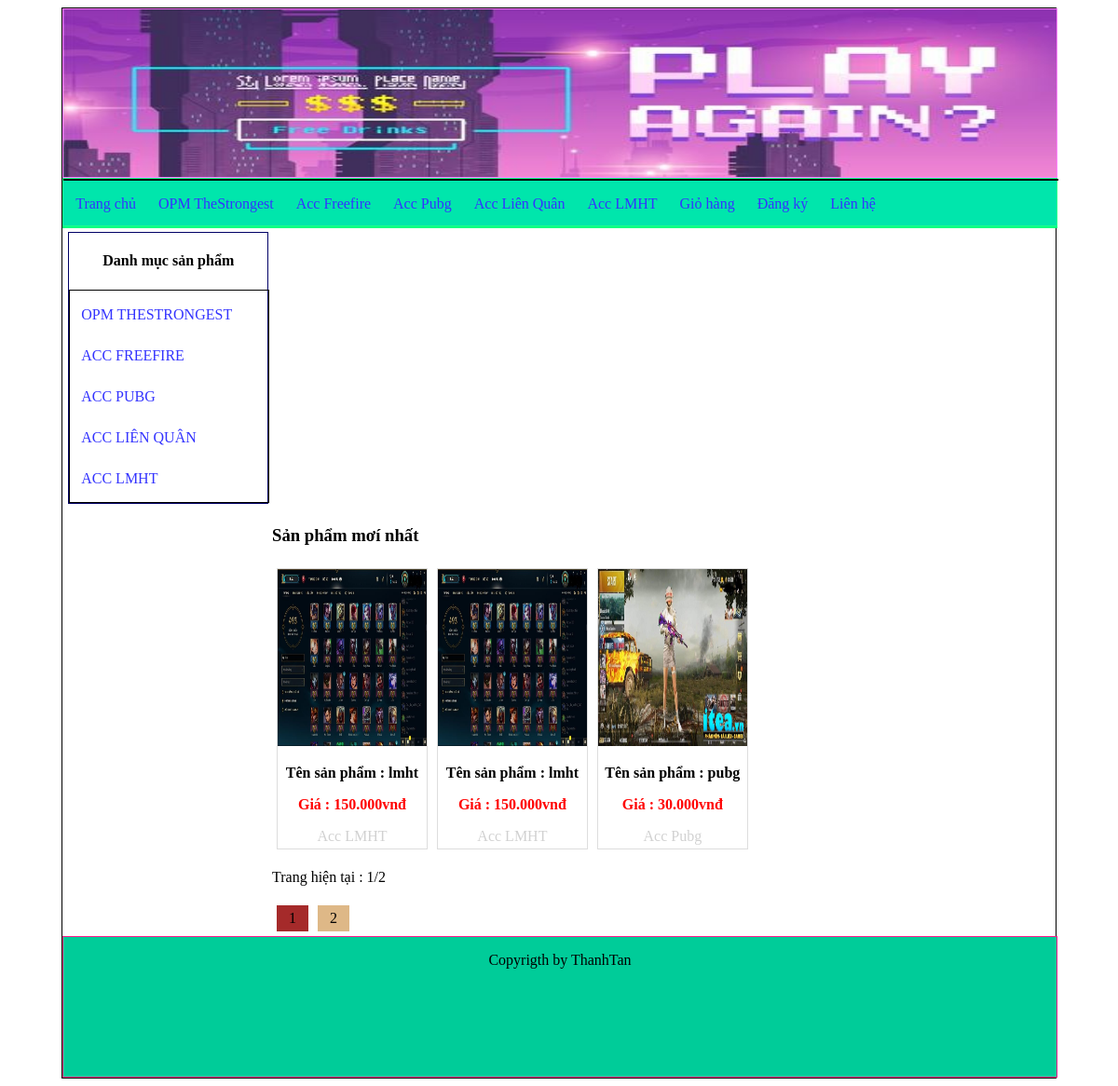
The page / on the database its author committed.
### tables this page shows
CREATE TABLE `tbl_danhmuc` (
  `id_danhmuc` int(11) NOT NULL,
  `tendanhmuc` varchar(100) NOT NULL,
  `thutu` int(11) NOT NULL
);

CREATE TABLE `tbl_sanpham` (
  `id_sanpham` int(11) NOT NULL,
  `tensanpham` varchar(250) NOT NULL,
  `masp` varchar(100) NOT NULL,
  `giasp` varchar(50) NOT NULL,
  `soluong` int(11) NOT NULL,
  `hinhanh` varchar(50) NOT NULL,
  `tomtat` text NOT NULL,
  `noidung` text NOT NULL,
  `tinhtrang` int(11) NOT NULL,
  `id_danhmuc` int(11) NOT NULL
);

### pages/main/index.php (the view, shortened to what this page needs)
<?php
	if(isset($_GET['trang'])){
		$page = $_GET['trang'];
	}else{
		$page = 1;
	}
	if($page == '' || $page == 1){
		$begin = 0;
	}else{
		$begin = ($page*3)-3;
	}
	$sql_pro = "SELECT * FROM tbl_sanpham,tbl_danhmuc WHERE tbl_sanpham.id_danhmuc=tbl_danhmuc.id_danhmuc ORDER BY tbl_sanpham.id_sanpham DESC LIMIT $begin,3";
	$query_pro = mysqli_query($mysqli,$sql_pro);
?>
<h3>Sản phẩm mơí nhất</h3>
				<ul class="product_list">
					<?php
					while($row = mysqli_fetch_array($query_pro)){
					?>
					<li>
						<a href="index.php?quanly=sanpham&id=<?php echo $row['id_sanpham'] ?>">
							<img src="admin/modules/quanlysp/uploads/<?php echo $row['hinhanh'] ?>">
							<p class="title_product">Tên sản phẩm : <?php echo $row['tensanpham'] ?></p>
							<p class="price_product">Giá : <?php echo number_format($row['giasp'],0,',','.').'vnđ' ?></p>
							<p style="text-align: center;color:#d1d1d1"><?php echo $row['tendanhmuc'] ?></p>
						</a>
					</li>
					<?php
					}
					?>
				</ul>
				<?php
				$sql_trang = mysqli_query($mysqli,"SELECT * FROM tbl_sanpham");
				$row_count = mysqli_num_rows($sql_trang);
				$trang = ceil($row_count/3);
				?>
				<p>Trang hiện tại : <?php echo $page ?>/<?php echo $trang ?> </p>
				<ul class="list_trang">
					<?php
					for($i=1;$i<=$trang;$i++){
					?>
						<li <?php if($i==$page){echo 'style="background: brown;"';}else{ echo ''; }  ?>><a href="index.php?trang=<?php echo $i ?>"><?php echo $i ?></a></li>
					<?php
					}
					?>
				</ul>

### pages/menu.php (shortened to what this page needs)
<?php
    $sql_danhmuc = "SELECT * FROM tbl_danhmuc ORDER BY id_danhmuc DESC";
    $query_danhmuc = mysqli_query($mysqli,$sql_danhmuc);
?>
<div class="menu">
        <ul class="list_menu">
            <li><a href="index.php">Trang chủ</a></li>
            <?php  while($row_danhmuc = mysqli_fetch_array($query_danhmuc)){
    ?>
            <li><a href="index.php?quanly=danhmuc&id=<?php echo $row_danhmuc['id_danhmuc'] ?>"><?php echo $row_danhmuc['tendanhmuc']?></a></li>
            <?php } ?>
            <li><a href="index.php?quanly=giohang">Giỏ hàng</a></li>
            <?php
				if(isset($_SESSION['dangky'])){
				?>
				<li><a href="index.php?dangxuat=1">Đăng xuất</a></li>
				<li><a href="index.php?quanly=thaydoimatkhau">Thay đổi MK</a></li>
				<?php
				}else{
				?>
				<li><a href="index.php?quanly=dangky">Đăng ký</a></li>
				<?php
				}
				?>
            <li><a href="index.php?quanly=lienhe">Liên hệ</a></li>
        </ul>
</div>

### pages/sidebar/sidebar.php
<div class="sidebar">
				<h4 style="text-align:center">Danh mục sản phẩm</h4>
				<ul class="list_sidebar">
					<?php
						$sql_danhmuc = "SELECT * FROM tbl_danhmuc ORDER BY id_danhmuc DESC";
						$query_danhmuc = mysqli_query($mysqli,$sql_danhmuc);
						while($row = mysqli_fetch_array($query_danhmuc)){
					?>
					<li style="text-transform: uppercase;"><a href="index.php?quanly=danhmuc&id=<?php echo $row['id_danhmuc'] ?>"><?php echo $row['tendanhmuc'] ?></a></li>
					<?php
					}
					?>
				</ul>
			</div>

### style.css (style rules this page uses)
.menu { border:1px solid #1aff8c; height: 50px; width: 100%; background: #00e6ac; }
ul.list_menu { padding: 0; margin: 0; width: 100%; border: 1px solid ; list-style: none; margin: 0 auto; line-height: 27px; }
ul.list_menu li a { text-decoration: none; text-align: center; color: #3333ff; }
ul.list_menu li { float: left; margin: 7px; padding: 5px; }
.sidebar { border:1px solid #000066; height: auto; width: 20%; margin-top:5px; margin-left:5px; float: left; }
ul.list_sidebar { padding: 0; margin: 0; width: 100%; border: 1px solid ; list-style: none; line-height: 27px; }
ul.list_sidebar li a { text-decoration: none; text-align: left; color: #3333ff; display: block; }
ul.list_sidebar li { margin: 7px; padding: 5px; }
ul.product_list { padding: 0; margin: 0; list-style: none; width: 100%; }
ul.product_list li img { height: 190px; }
ul.product_list li { width: 19%; border: 1px solid #ddd; margin: 5px; float: left; height: 300px; }
ul.product_list li a { text-decoration: none; }
ul.product_list li img { width: 100%; }
p.price_product { text-align: center; color: red; font-size: 16px; font-weight: bold; }
p.title_product { text-align: center; color: #000; font-size: 16px; font-weight: bold; }

### pages/main/index.php (style rules this page uses)
ul.list_trang { padding: 0; margin: 0; list-style: none; }
ul.list_trang li { float: left; padding: 5px 13px; margin: 5px; background: burlywood; display: block; }
ul.list_trang li a { color: #000; text-align: center; text-decoration: none; }

### rows shown on the page
tbl_danhmuc: tendanhmuc "OPM TheStrongest", tendanhmuc "OPM THESTRONGEST"
tbl_danhmuc: tendanhmuc "Acc Freefire", tendanhmuc "ACC FREEFIRE"
tbl_danhmuc: tendanhmuc "Acc Pubg", tendanhmuc "ACC PUBG"
tbl_danhmuc: tendanhmuc "Acc Liên Quân", tendanhmuc "ACC LIÊN QUÂN"
tbl_danhmuc: tendanhmuc "Acc LMHT", tendanhmuc "ACC LMHT"
tbl_sanpham: hinhanh (picture), tensanpham "lmht", giasp "150.000", id_danhmuc.tendanhmuc "Acc LMHT"
tbl_sanpham: hinhanh (picture), tensanpham "lmht", giasp "150.000", id_danhmuc.tendanhmuc "Acc LMHT"
tbl_sanpham: hinhanh (picture), tensanpham "pubg", giasp "30.000", id_danhmuc.tendanhmuc "Acc Pubg"

### other values the page prints
$page "1"
$trang "2"
